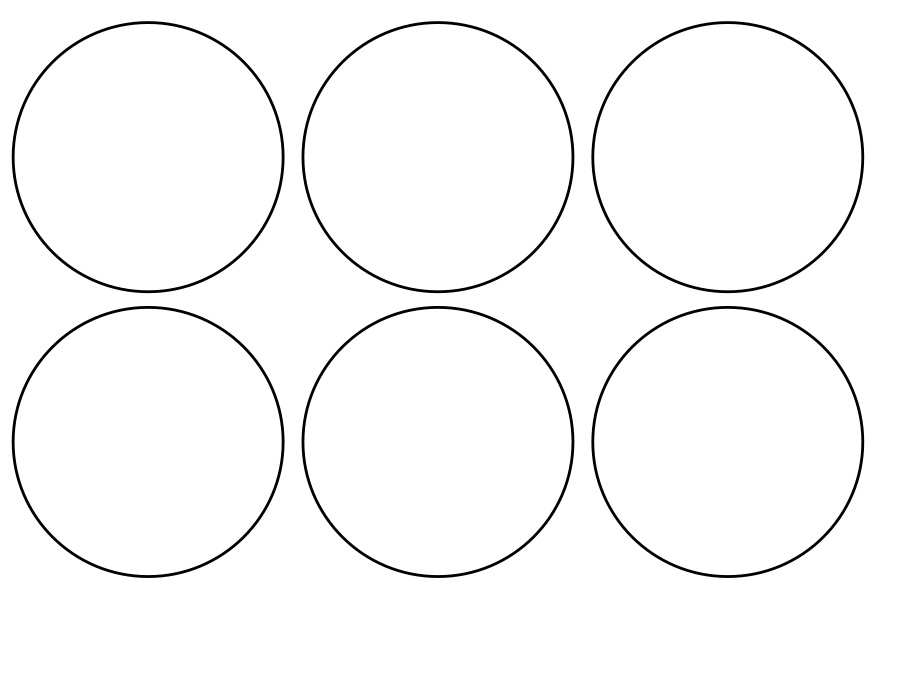
#> input picture notebooks/images/circulos.jpg, 900 x 675 px
$ jupyter execute --allow-errors algorithms.ipynb
#> lines starting #> are read from the running program, lines starting #| are printed output that depends on the picture; after the words box and inside, x2 and y2 are one past the last pixel; in counts of white or black regions, pixels touching at a corner belong together
#> the sliders are set to res = 4
# Computer Vision  💻 🤓

This notebook contains some implementations of Computer Vision/Image processing algorithms.

### Grayscale resolution

[cell 1]
import sys
import math

import numpy as np
import matplotlib.pyplot as plt
from PIL import Image

from __future__ import print_function
from ipywidgets import interact
import ipywidgets as widgets

def threshold(res):
#> the sliders are set to canny_abajo = 100, canny_arriba = 200, umbral_lineas = 70
  img = np.asarray(Image.open('images/lena.png').convert('L')).copy()
  step = math.ceil(255/res)
  regions = [(x, x+step, x+step-1) for x in range(0,255,step)]

  for (lo, hi, color) in regions:
    img[np.logical_and(img>=lo, img<hi)] = color

  plt.imshow(img, cmap='gray')
  plt.show()

#> (the rest of this cell did not finish here and is left out)

### Variance based thresholding (Otsu, 1979)

Assume image has a grayscale resolution of $L$ gray levels.

The number of pixels with gray level $i$ is written as $n_{i}$, so the total number of pixels in the image is $N = n_{1} + n_{2} + \ldots + n_{L}$. Thus, the probability of a pixel having gray level $i$ is:

\begin{equation}
    p_{i}=\frac{n_{i}}{N}
\end{equation}
where

\begin{equation}
    p_{i}>=0 \qquad \sum_{i=1}^{L} p_{i}=1
\end{equation}

Compute between-class variance $\sigma_{B}^2$ and total variance $\sigma_{T}^2$ using $k$:

\begin{equation}
    \sigma_{B}^2=\pi_{0}(\mu_{0} - \mu_{T})^2 + \pi_{1}(\mu_{1} - \mu_{T})^2
\end{equation}

\begin{equation}
    \sigma_{T}^2=\sum_{i=1}^{L}(i - \mu_{T})^2p_{i}
\end{equation}
where

\begin{equation}
    \pi_{0}=\sum_{i=1}^{k}p_{i} \qquad \pi_{1}=\sum_{i=k+1}^{L}p_{i}=1-{\pi_{0}}
\end{equation}

\begin{equation}
    \mu_{0}=\sum_{i=1}^{k}ip_{i}/\pi_{0} \quad \mu_{1}=\sum_{i=k+1}^{L}ip_{i}/\pi_{1} \quad
    \mu_{T}=\sum_{i=1}^{L}ip_{i}
\end{equation}

The formula for the between-class variance can be simplified to:

\begin{equation}
    \sigma_{B}^2=\pi_{0}\pi_{1}(\mu_{1} - \mu_{0})^2
\end{equation}

For a single threshold, the criterion to be maximized is the ratio of the between-class variance to the total variance:

\begin{equation}
    \eta=\frac{\sigma_{B}^2}{\sigma_{T}^2}
\end{equation}

Taken from Computer and Machine Vision (Fourth Edition): Theory, Algorithms, Practicalities. E.R. Davies.

[cell 2]
import sys

import numpy as np
from PIL import Image

#> (the rest of this cell did not finish here and is left out)

### Entropy based thresholding (Kapur et al., 1985)

Divide intensity probability distribution in two classes: those with gray levels up to the threshold value $k$ and those with gray levels above $k$. This leads to two probability distributions A and B:

\begin{equation}
    A: \frac{p_{1}}{P_{k}}, \frac{p_{2}}{P_{k}}, \ldots, \frac{p_{k}}{P_{k}}
\end{equation}

\begin{equation}
    B: \frac{p_{k+1}}{1-p_{k}}, \frac{p_{k+2}}{1-p_{k}}, \ldots, \frac{p_{L}}{1-p_{k}}
\end{equation}

where:

\begin{equation}
    P_{k}=\sum_{i=1}^{k}p_{i} \qquad 1-p_{k}=\sum_{i=k+1}^{L}p_{i}
\end{equation}

\begin{equation}
    H(A)=-\sum_{i=1}^{k}\frac{p_{i}}{P_{k}}\ln{\frac{p_{i}}{P_{k}}}
\end{equation}

\begin{equation}
    H(B)=-\sum_{i=k+1}^{L}\frac{p_{i}}{1-P_{k}}\ln{\frac{p_{i}}{1-P_{k}}}
\end{equation}

and the total entropy is:

\begin{equation}
    H(k) = H(A) + H(B)
\end{equation}

Taken from Computer and Machine Vision (Fourth Edition): Theory, Algorithms, Practicalities. E.R. Davies.

[cell 3]
import sys
import math

import numpy as np
import matplotlib.pyplot as plt
from PIL import Image

#> (the rest of this cell did not finish here and is left out)

### Line Hough transform

[cell 4]
import sys
import math

import cv2
import numpy as np
import matplotlib.pyplot as plt

from __future__ import print_function
from ipywidgets import interact
import ipywidgets as widgets

def hough_transform(canny_abajo, canny_arriba, umbral_lineas):
#> the sliders are set to canny_abajo = 100, canny_arriba = 200, umbral_circulos = 40, radio_estimado = 100
  image_color = cv2.imread("images/cuadrado.png")
  image = cv2.cvtColor(image_color, cv2.COLOR_BGR2GRAY)

  bordes = cv2.Canny(image, canny_abajo, canny_arriba)

  (w,h) = image.shape
  diagonal = math.ceil(math.sqrt(w ** 2 + h** 2))
  espacio_p = np.zeros((diagonal, 181))

  for i in range(w):
    for j in range(h):
      if bordes[i][j] != 0:
        for t in range(-90, 90+1):
          p = (i * math.cos(t)) + (j * math.sin(t))
          espacio_p[math.floor(p)][t+90] += 1

  lineas = np.argwhere(espacio_p > umbral_lineas)

  for (p,theta) in lineas:
    a = math.sin(theta-90)
    b = math.cos(theta-90)
    x = a*p
    y = b*p
    p1 = (math.floor(x+1000*(-b)), math.floor(y+1000*a))
    p2 = (math.floor(x-1000*(-b)), math.floor(y-1000*a))
    cv2.line(image_color, p1, p2, (0,255,0))

  plt.imshow(cv2.cvtColor(image_color, cv2.COLOR_BGR2RGB))
  plt.show()


#> (the rest of this cell did not finish here and is left out)

### Circle Hough transform

[cell 5]
import sys
import math

import cv2
import numpy as np
import matplotlib.pyplot as plt

from __future__ import print_function
from ipywidgets import interact
import ipywidgets as widgets

def circle_hough_transform(canny_abajo, canny_arriba, umbral_circulos, radio_estimado):
#> called with canny_abajo = 100, canny_arriba = 200, umbral_circulos = 40, radio_estimado = 100
  image_color = cv2.imread("images/circulos.jpg")
#> image_color is the input picture: shape (675, 900, 3); min 0, max 255, mean 249
  image = cv2.cvtColor(image_color, cv2.COLOR_BGR2GRAY)

  bordes = cv2.Canny(image, canny_abajo, canny_arriba)
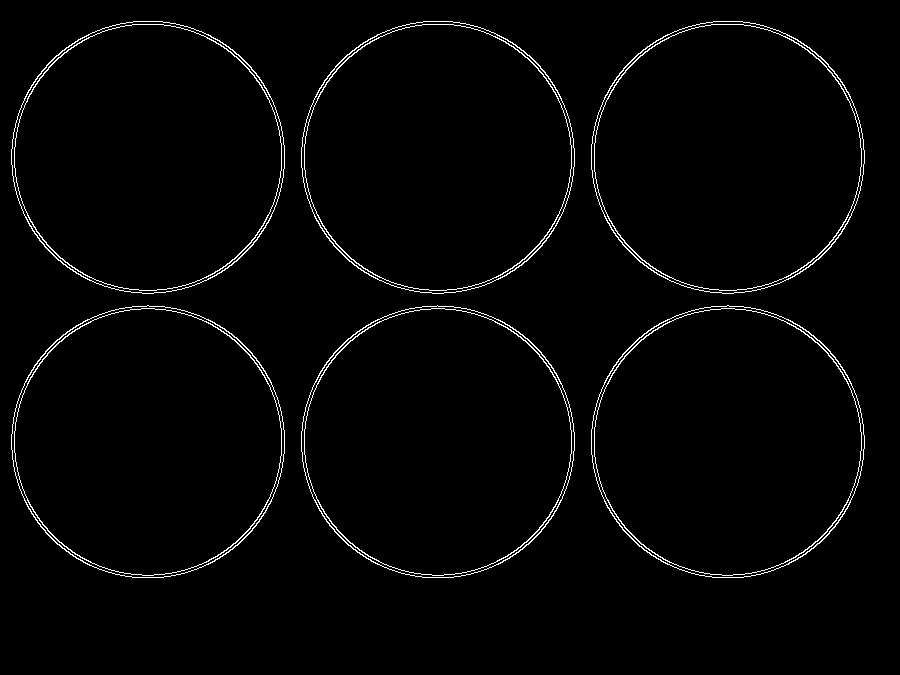
#> bordes: shape (675, 900); 1.9% white in thin lines or dots, all inside (x1, y1, x2, y2) = (11, 21, 865, 578)

  (w, h) = image.shape
#> w = 675; h = 900
  espacio_p = np.zeros((w+1,h+1))

  for i in range(w):
    for j in range(h):
      if bordes[i][j] != 0:
        for t in range(0, 360+1):
          a= i - (radio_estimado*math.cos(t))
          b= j - (radio_estimado*math.sin(t))
          if (a>=0 and b>=0 and a<=w-1 and b<=h-1):
            espacio_p[math.floor(a), math.floor(b)] += 1
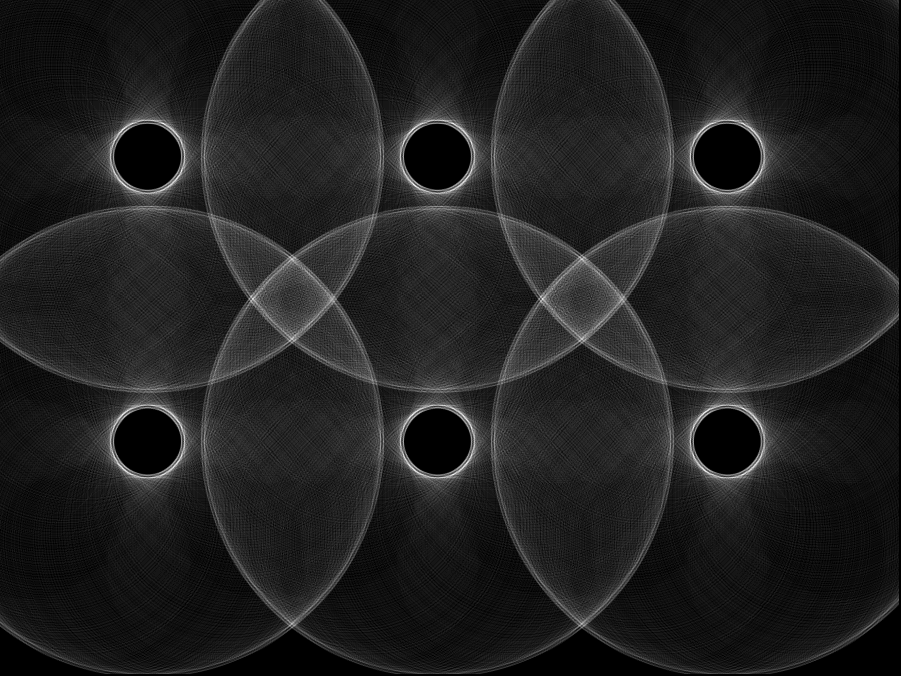
#> espacio_p: shape (676, 901) float64; min 0, max 46, mean 6; drawn with min black and max white

  circulo_centros = np.argwhere(espacio_p > umbral_circulos)

  for centro in circulo_centros:
    cv2.circle(image_color, tuple(reversed(centro)), radio_estimado, (0,160,277))
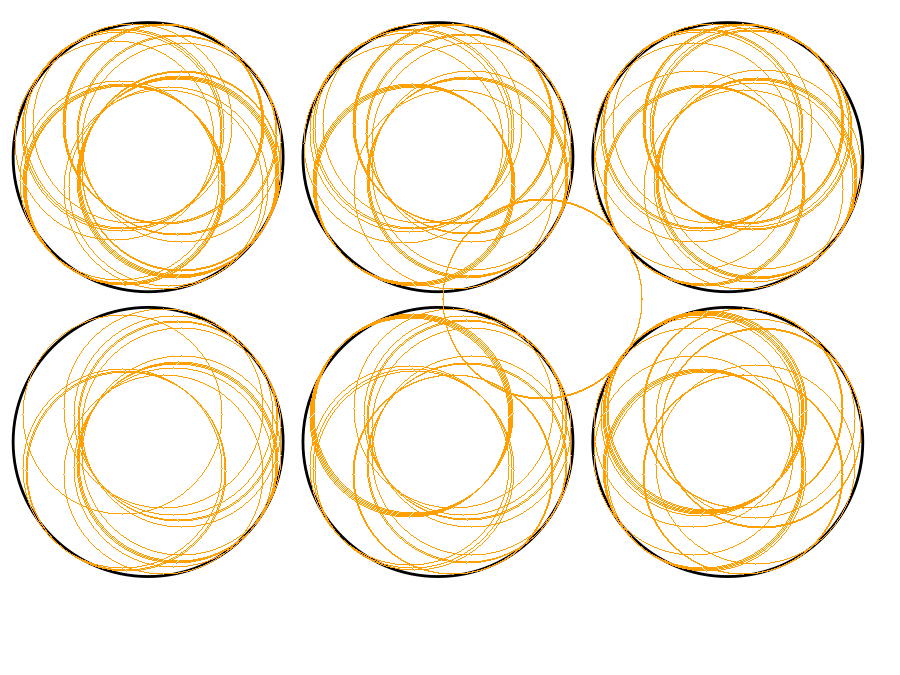
#> image_color: shape (675, 900, 3); 9.4% of pixels changed, all inside (x1, y1, x2, y2) = (14, 23, 862, 575)

  plt.imshow(cv2.cvtColor(image_color, cv2.COLOR_BGR2RGB))
  plt.show()

_ = interact(
    circle_hough_transform,
    canny_abajo=widgets.IntSlider(min=0, max=255, step=1, value=100),
    canny_arriba=widgets.IntSlider(min=0, max=255, step=1, value=200),
    umbral_circulos=widgets.IntSlider(min=0, max=255, step=1, value=40),
    radio_estimado=widgets.IntSlider(min=0, max=255, step=1, value=100)
)

### Custom BFS-based segmentation algorithm

Note that this algorithm is very slow.

[cell 6]
import sys
import queue
import random

import cv2
import numpy as np
import matplotlib.pyplot as plt

from __future__ import print_function
from ipywidgets import interact
import ipywidgets as widgets

class Explorador:
  def __init__(self, imagen, d):
    self.imagen = imagen
    self.d = d
    self.vecindario = 1
    self.vecindarios = np.zeros(imagen.shape, dtype=np.int64)
    self.w,self.h = self.imagen.shape
    self.cola = queue.Queue()

  def movimiento_valido(self, m, n):
    return m >= 0 and n >= 0 and m <= self.w - 1 and n <= self.h - 1

  def es_vecino(self, actual, siguiente):
    return siguiente <= actual + self.d and siguiente >= actual - self.d

  def explorado(self, m, n):
    return self.vecindarios[m, n] != 0

  # [33 lines left out: functions busqueda, descubrir_vecindarios, vecindarios_coloreados, not called in this run]

def descubrir_vecindarios(d):
  imagen = cv2.imread("images/lena.png", 0)
  e = Explorador(imagen, d)
